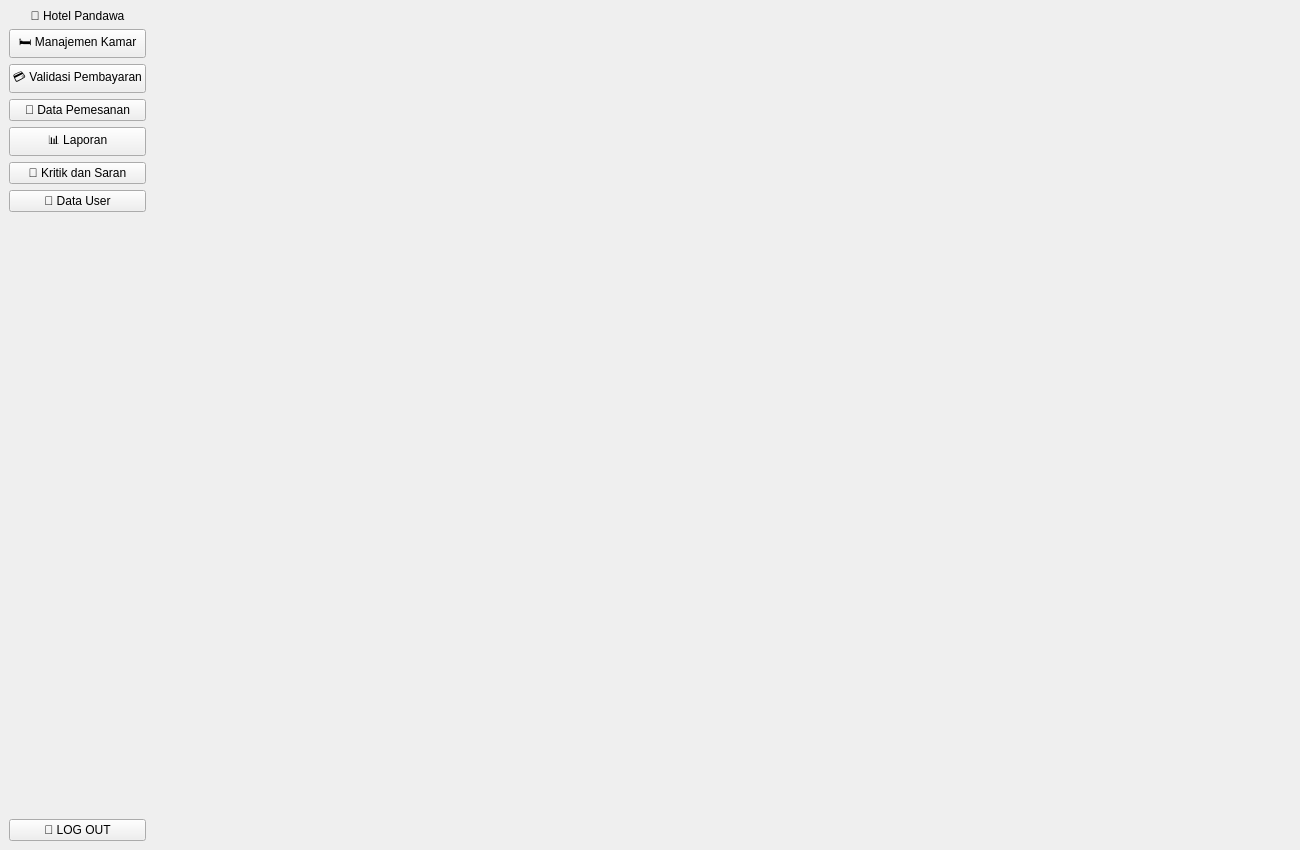
<?xml version="1.0" encoding="UTF-8"?>
<ui version="4.0">
 <class>AdminDashboard</class>

 <widget class="QMainWindow" name="AdminDashboard">
  <property name="windowTitle">
   <string>Pandawa Admin Dashboard</string>
  </property>
  <property name="geometry">
   <rect>
    <x>0</x>
    <y>0</y>
    <width>1300</width>
    <height>850</height>
   </rect>
  </property>

  <widget class="QWidget" name="centralwidget">
   <layout class="QHBoxLayout" name="horizontalLayout">
    <property name="spacing">
     <number>0</number>
    </property>
    <property name="margin">
     <number>0</number>
    </property>

    <!-- SIDEBAR -->
    <item>
     <widget class="QFrame" name="sidebar">
      <property name="minimumWidth">
       <number>240</number>
      </property>
      <layout class="QVBoxLayout">

       <item>
        <widget class="QLabel" name="label_title">
         <property name="text">
          <string>🏨 Hotel Pandawa</string>
         </property>
         <property name="alignment">
          <set>Qt::AlignCenter</set>
         </property>
        </widget>
       </item>

       <item>
        <widget class="QPushButton" name="btn_kamar">
         <property name="text">
          <string>🛏️ Manajemen Kamar</string>
         </property>
        </widget>
       </item>

       <item>
        <widget class="QPushButton" name="btn_pembayaran">
         <property name="text">
          <string>💳 Validasi Pembayaran</string>
         </property>
        </widget>
       </item>

       <item>
        <widget class="QPushButton" name="btn_pemesanan">
         <property name="text">
          <string>📅 Data Pemesanan</string>
         </property>
        </widget>
       </item>

       <item>
        <widget class="QPushButton" name="btn_laporan">
         <property name="text">
          <string>📊 Laporan</string>
         </property>
        </widget>
       </item>

       <item>
        <widget class="QPushButton" name="btn_kritik">
         <property name="text">
          <string>💬 Kritik dan Saran</string>
         </property>
        </widget>
       </item>

       <item>
        <widget class="QPushButton" name="btn_user">
         <property name="text">
          <string>👥 Data User</string>
         </property>
        </widget>
       </item>

       <item>
        <spacer name="verticalSpacer">
         <property name="orientation">
          <enum>Qt::Vertical</enum>
         </property>
         <property name="sizeHint">
          <size>
           <width>20</width>
           <height>40</height>
          </size>
         </property>
        </spacer>
       </item>

       <item>
        <widget class="QPushButton" name="btn_logout">
         <property name="text">
          <string>🚪 LOG OUT</string>
         </property>
        </widget>
       </item>

      </layout>
     </widget>
    </item>

    <!-- CONTENT AREA -->
    <item>
     <widget class="QStackedWidget" name="stackedWidget"/>
    </item>

   </layout>
  </widget>
 </widget>

 <resources/>
 <connections/>
</ui>
